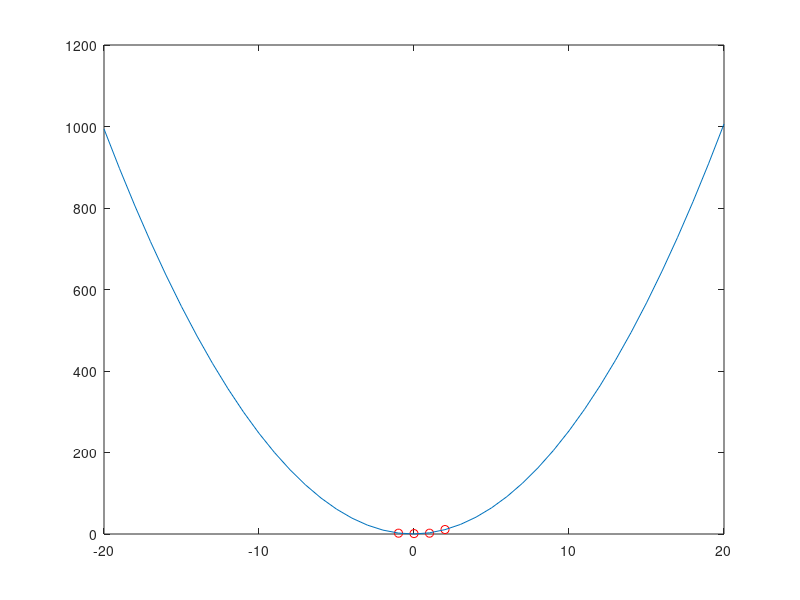

MATLAB code to generate this figure:
#ex2 lab4

X=[-1,0,1,2]
Y=[2,1,2,11]
#a)mediile
mX = mean(X)
mY = mean(Y)
#b)dispersiile
vX = var(X)
vY = var(Y)
#c)covarianta
covar = cov(X,Y)
#d) coeficientul de corelatie
coef = corrcoef(X,Y)
#e)sa se reprezinte pe acelasi grafic norul de puncte si parabola de regresie
P = polyfit(X,Y,2)
xlim=([0 100])
ylim=([0 100])
plot(X,Y,'or')
hold on
z=-20:1:20;
plot(z, polyval(P, z))
#f) sa se prognozeze valoarea lui y pentru x =2.5 si x =3.
val1 = polyval(P, 2.5)
val2 = polyval(P, 3)